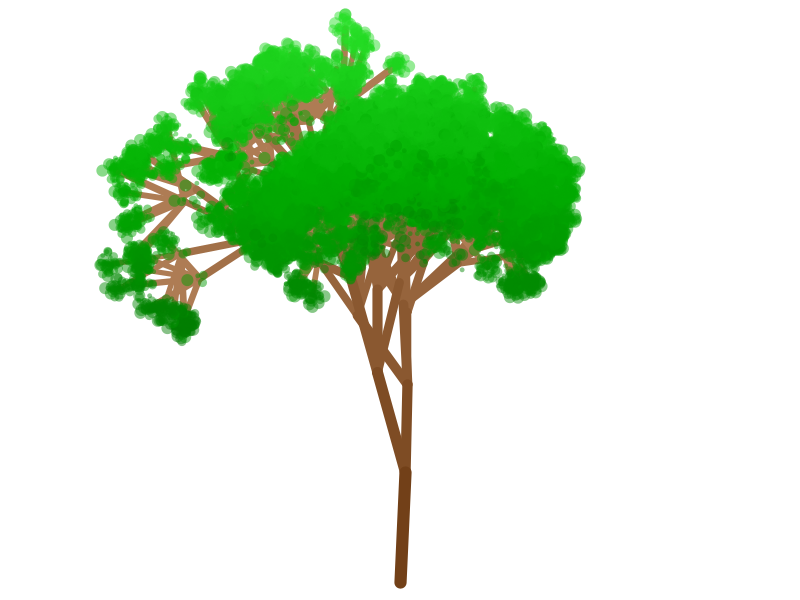
Frame 1 (no input)
Frame 60 (the mouse pressed at the canvas centre just before this capture): identical to frame 1, image omitted
Frame 120 (the mouse held since frame 60 and released just before this capture): identical to frame 1, image omitted

The Processing sketch that drew this single still picture (run headless with seeded random() and noise(); from frame 60 on, the mouse is pressed at the canvas centre):

// Processing sketch: Nature
// ── Nature.pde
Branch trunk;
void setup() {
  size(800, 600);
  smooth();
  render();
}

int maxLevels = 8;
class Branch {
  int index, level;
  Branch[] children;
  int x, y, endx, endy;
  float angle;
  float strokeW, len, alpha;
  Branch(int level, int index, int nodes, float len, float angle) {
    this.level = level;
    this.index = index;
    this.angle = angle;
    this.len = len;
    strokeW = random(0.7, 1) * pow(200 / level, 0.6); 
    alpha = 255 ; 
    if (level < maxLevels) {
      children = new Branch[nodes];
      for (int i=0; i<nodes; i++) {
        float rand = pow(level, 0.9) * 17;
        if(i==0)
          rand = 3;
        children[i] = new Branch(level + 1, i, nodes + 1, len - random(-2, 16), angle + random(-rand, rand));
      }
    }
  }
  void update(int x, int y){
    this.x = x;
    this.y = y;
    endx = x + (int) (pow(maxLevels - level, 0.2) * len * cos(radians(angle)));
    endy = y + (int) (pow(maxLevels - level, 0.2) * len * sin(radians(angle)));
    if (level < maxLevels) {
      for (Branch child: children){
        child.update(endx, endy);
      }
    }
    if(level > 1 && level < maxLevels)
      drawBranch();
    
  }
  void drawBranch(){
    stroke(90 + level * 12,  40 + level * 12,  0 + level * 12, alpha);
    strokeWeight(strokeW);
    line(x, y, endx, endy);
  }
  void drawLeaves(){
    if (level >= maxLevels - 3){
    noStroke();
    for(int i=0; i<360; i+=90){
      fill(-130 + (trunk.y - y)/4, (trunk.y - y)/3, -130 + (trunk.y - y)/4, 120);
      float rand = noise(i) * 20;
      ellipse(endx + cos(radians(i + angle)) * random(0, 14), endy + sin(radians(i + angle)) * random(0, 14), rand, rand);
    } 
   }
   if (level < maxLevels) {
      for (Branch child: children){
        child.drawLeaves();
      }
    }
  }
}

void render(){
  trunk = new Branch(1, 0, 1, 80, -90);
  background(255);
  trunk.update(width/2, height+100);
  trunk.drawLeaves();
}

void draw(){
  if (keyPressed)
    render();
}
